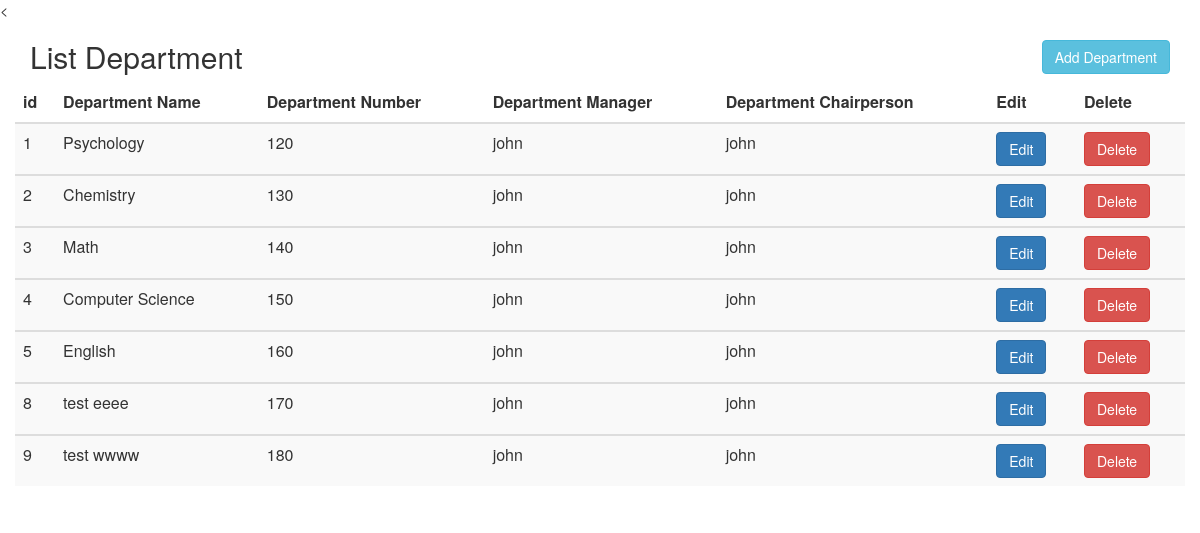
/views/department/list.tor.php, run on the app's committed database.
### tables this page shows
CREATE TABLE `department` (
  `id` int(11) NOT NULL,
  `department_name` varchar(50) NOT NULL,
  `department_number` int(11) NOT NULL,
  `department_manager` varchar(50) NOT NULL,
  `department_chairperson` varchar(50) NOT NULL
);

### libraries/connector.php (called while the page is built, shortened)
<?php
class Connector
{
    private static $instance;
    private $conn;
    private $db_server = "localhost";
    private $db_user = "root";
    private $db_pass = "";
    private $db_name = "student";
    public static function getInstance()
    {
        if (null === static::$instance) {
            static::$instance = new Connector();
        }
        return static::$instance;
    }
    protected function __construct()
    {
        try {
            $this->conn = new PDO("mysql:host=$this->db_server;dbname=$this->db_name;charset=utf8", $this->db_user, $this->db_pass);
            $this->conn->setAttribute(PDO::ATTR_ERRMODE, PDO::ERRMODE_EXCEPTION);
        }
        catch(PDOException $e)
        {
            $this->conn = null;
            throw new Exception('Reconfig the password for database or another reason');
        }
    }
    public function getConnection() {
        return $this->conn;
    }
}

### controllers/department/list.php (called while the page is built, shortened)
<?php
require_once (dirname(dirname(dirname(__FILE__))).'/models/department.php');
$department_model = new Department();
$department_list  = $department_model->get_Department_List();

### models/department.php (called while the page is built, shortened)
<?php
require_once (dirname(dirname(__FILE__)).'/libraries/connector.php');
class Department
{
	private $conn;
	private $table="department";
	function __construct()
	{
		$this->conn= Connector::getInstance()->getConnection();
	}
	function get_Department_List(){
		$stsm = $this->conn->prepare("SELECT * FROM $this->table");
		$stsm->execute();
		return $stsm->fetchAll();
	}
}

### views/department/list.tor.php (the view, shortened to what this page needs)
<<!DOCTYPE html>
<html>
<head>
	<link rel="stylesheet" href="../../public/css/bootstrap.min.css">
	<link rel="stylesheet" type="text/css" href="../../public/css/main.css">
	<?php require '../../controllers/department/list.php';?>
</head>
<body>
	<div class="container">
		<div class="row">
			<div class="col-md-9">
				<h2>List Department</h2>
			</div>
			<div class="col-md-3">
				<a class="add pull-right" href="../department/add.tor.php">
					<button type="button" class="btn btn-info">Add Department</button>
				</a>
			</div>
			<table class="table table-striped">
				<thead>
					<tr>
						<th>id</th>
						<th>Department Name</th>
						<th>Department Number</th>
						<th>Department Manager</th>
						<th>Department Chairperson</th>
						<th>Edit</th>
						<th>Delete</th>
					</tr>
				</thead>
				<?php foreach ($department_list as $department ):?>
				<tbody>
					<tr>
						<td><?php echo $department['id']?></td>
						<td><?php echo $department['department_name']?></td>
						<td><?php echo $department['department_number']?></td>
						<td><?php echo $department['department_manager']?></td>
						<td><?php echo $department['department_chairperson']?></td>
						<td >
							<button type="button" class="btn btn-primary" data-toggle="modal" data-target="<?php echo "#edit".$department['id']
							?>">Edit</button>
						</td>
						<td>
							<button type="button" class="btn btn-danger" data-toggle="modal" data-target="<?php echo "#delete".$department['id']?>">Delete</button>
						</td>
					</tr>
				</tbody>
				<?php endforeach?>
			</table>
		</div>
	</div>
</body>
</html>

### public/css/main.css (style rules this page uses)
a.add { margin-top: 20px; }

### data on the page
department: id "1", department_name "Psychology", department_number "120", department_manager "john", department_chairperson "john"
department: id "2", department_name "Chemistry", department_number "130", department_manager "john", department_chairperson "john"
department: id "3", department_name "Math", department_number "140", department_manager "john", department_chairperson "john"
department: id "4", department_name "Computer Science", department_number "150", department_manager "john", department_chairperson "john"
department: id "5", department_name "English", department_number "160", department_manager "john", department_chairperson "john"
department: id "8", department_name "test eeee", department_number "170", department_manager "john", department_chairperson "john"
department: id "9", department_name "test wwww", department_number "180", department_manager "john", department_chairperson "john"
